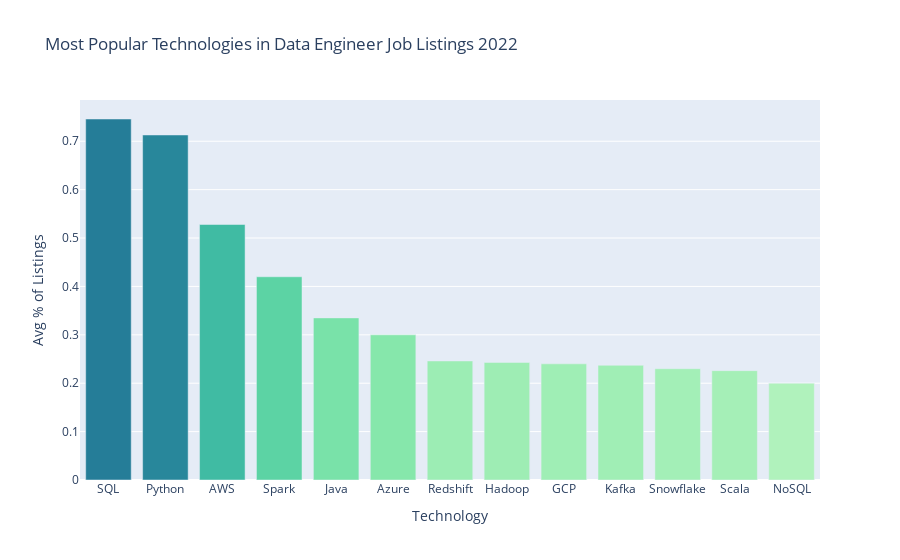

Here is the notebook cell this chart was saved with:
### Code cell
fig1 = px.bar(
    df_to_plot,
    x=df_to_plot.index,
    y="mean_pct",
    title="Most Popular Technologies in Data Engineer Job Listings 2022",
    color='mean_pct',
    color_continuous_scale=px.colors.sequential.Tealgrn
)

fig1.update_layout(
    yaxis_title="Avg % of Listings",
    yaxis_tickformat="2",
    xaxis_title="Technology",
    coloraxis_showscale=False,
)

### Figure 1 — Plotly figure (JSON) as saved in the notebook; plotly's stock layout.template omitted (floating-point values rounded to 4 significant figures)
{"data": [{"alignmentgroup": "True", "hovertemplate": "term=%{x}<br>mean_pct=%{marker.color}<extra></extra>", "legendgroup": "", "marker": {"color": [0.746, 0.713, 0.528, 0.42, 0.335, 0.3, 0.246, 0.243, 0.24, 0.237, 0.23, 0.226, 0.2], "coloraxis": "coloraxis", "pattern": {"shape": ""}}, "name": "", "offsetgroup": "", "orientation": "v", "showlegend": false, "textposition": "auto", "type": "bar", "x": ["SQL", "Python", "AWS", "Spark", "Java", "Azure", "Redshift", "Hadoop", "GCP", "Kafka", "Snowflake", "Scala", "NoSQL"], "xaxis": "x", "y": [0.746, 0.713, 0.528, 0.42, 0.335, 0.3, 0.246, 0.243, 0.24, 0.237, 0.23, 0.226, 0.2], "yaxis": "y"}], "layout": {"barmode": "relative", "coloraxis": {"colorbar": {"title": {"text": "mean_pct"}}, "colorscale": [[0, "rgb(176, 242, 188)"], [0.1667, "rgb(137, 232, 172)"], [0.3333, "rgb(103, 219, 165)"], [0.5, "rgb(76, 200, 163)"], [0.6667, "rgb(56, 178, 163)"], [0.8333, "rgb(44, 152, 160)"], [1, "rgb(37, 125, 152)"]], "showscale": false}, "legend": {"tracegroupgap": 0}, "title": {"text": "Most Popular Technologies in Data Engineer Job Listings 2022"}, "xaxis": {"anchor": "y", "domain": [0, 1], "title": {"text": "Technology"}}, "yaxis": {"anchor": "x", "domain": [0, 1], "tickformat": "2", "title": {"text": "Avg % of Listings"}}}}
